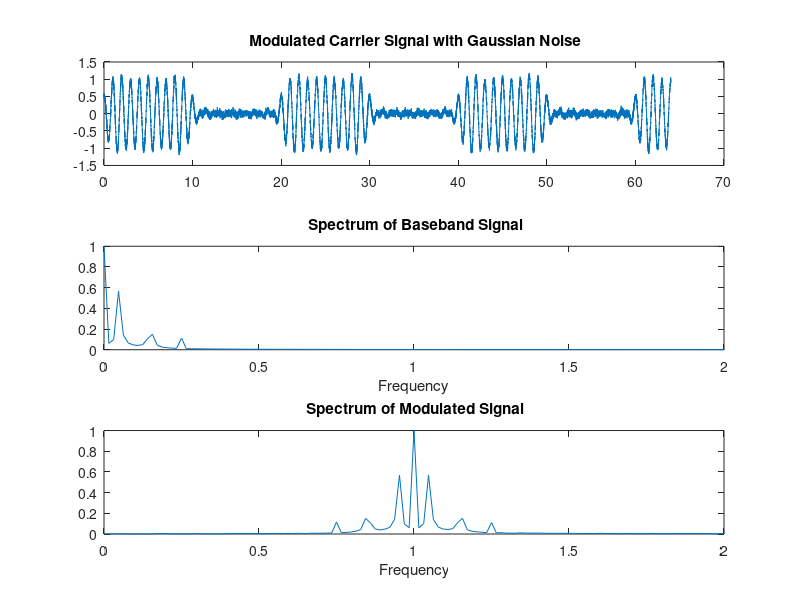

Recreate this plot in MATLAB.
% Amplitude Shift Keying (ASK) function
function ASK (S, BW, SNR)
% BW defines the bandwidth, 0 = infinite, 1,2,3,... = number of freq components 
% SNR deifnes the signal to noise ratio in dB.  If SNR < 0, no noise
% S is the signaling rate wrt normalized carrier freqency, fc = 1
% Default values of function input parameters
if nargin < 3   SNR = 10;   end
if nargin < 2   BW = 3;  end
if nargin < 1   S = 0.1;  end

N = 2^14;    % total number of data points (power of 2)
i = [0:N-1]; % index for data points
M = 256;     % number of data points per carrier cycle
t = i/M;     % time samples

% Create modulating (baseband) signal of alternating 1/0 pattern
A = sin(pi*S*t);   % sinewave with frequency of 1/2 S
if BW == 0         % infinite BW: use squarewave
    A = A>0;       % create binary signal from sinewave (signaling rate = S)
elseif BW == 1     % use single sinewave with f = S/2
    A = 0.5 + (2/pi)*A; % make signal A unipolar
elseif BW > 1      % use summation of BW sinewaves
    for k = 2:BW
        h = 2*k-1; % used to scale amplitude and frequency for each sinewave
        A = A + (1/h)*sin(pi*h*S*t); % add sinewave with f = S*h/2
    end                               
    A = 0.5 + (2/pi)*A; % make A unipolar
end

% Create carrier signal
fc = 1;                 % carrier frequency
c = cos(2*pi*fc*t);     % carrier signal

% Modulate carrier with baseband signal
s = A.*c;                % modulated signal

% Add Gaussian noise, if desired
if SNR >= 0
    swn = s + 0.5*(1/10^(SNR/10))*randn(size(s)); % add Gaussian noise
else
    swn = s; % don't add noise
end 

% Calculate the frequency spectrum of modulated signal with noise
S = fft(swn);          % FFT of modulated signal with noise
f = (i*fc*M)/N;        % Frequency range
S = abs(S);            % Magnitude of spectrum
S = S/max(S);          % Normalized magnitudes

% Calculate the frequency spectrum of the baseband signal
a = fft(A);            % FFT of the baseband signal
a = abs(a);            % Magnitude of spectrum
a = a/max(a);          % Normalized magnitudes

% plot results
subplot(1,1,1); % clear previous plots
subplot(3,1,1); plot(t,c); % plot carrier
axis([xlim -1.5 1.5]);
title('{\bf Carrier Signal}')
disp('next...'); pause;
subplot(3,1,2); plot(t,A); % plot modulating signal
axis([xlim -.5 1.5]);
title('{\bf Modulating (Baseband) Signal}')
disp('next...'); pause;
subplot(3,1,3); plot(t,s); % plot modulated carrier
axis([xlim -1.5 1.5]);
title('{\bf Modulated Carrier Signal}')
disp('next...'); pause;

subplot(1,1,1); % clear previous plots
subplot(3,1,1); plot(t,swn); % plot modulated carrier w/noise
axis([xlim -1.5 1.5]);
title('{\bf Modulated Carrier Signal with Gaussian Noise}')
disp('next...'); pause;
subplot(3,1,2); plot(f,a);   % plot spectrum of baseband signal
axis([0 2*fc ylim]);
title('{\bf Spectrum of Baseband Signal}')
xlabel('Frequency')
disp('next...'); pause;
subplot(3,1,3); plot(f,S);   % plot spectrum of modulated carrier
axis([0 2*fc ylim]);
title('{\bf Spectrum of Modulated Signal}')
xlabel('Frequency')
disp('done');